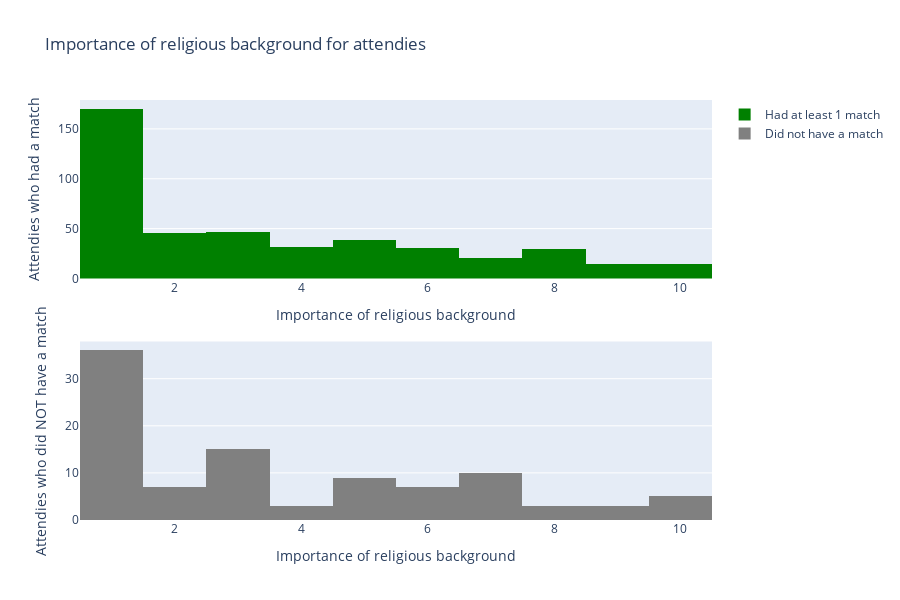

The notebook cell saved with this chart:
### Code cell
rel_fig = make_subplots(rows = 2, cols = 1)

trace0 = go.Histogram(x = rel_match['imprelig'], name = "Had at least 1 match", marker_color='green')
trace1 = go.Histogram(x = rel_no_match['imprelig'], name = "Did not have a match", marker_color='grey')

rel_fig.append_trace(trace0, 1, 1)
rel_fig.append_trace(trace1, 2, 1)

rel_fig.update_layout(
    autosize=False,
    height=600,
    title="Importance of religious background for attendies"
    )
rel_fig.update_xaxes(title_text="Importance of religious background", row=1, col=1)
rel_fig.update_xaxes(title_text="Importance of religious background", row=2, col=1)
rel_fig.update_yaxes(title_text="Attendies who had a match", row=1, col=1)
rel_fig.update_yaxes(title_text="Attendies who did NOT have a match", row=2, col=1)

rel_fig.show()

### Figure 1 — Plotly figure (JSON) as saved in the notebook; plotly's stock layout.template omitted (floating-point values rounded to 4 significant figures; data arrays with more than 128 entries replaced by an {"elided": "..."} marker saying what was removed)
{"data": [{"marker": {"color": "green"}, "name": "Had at least 1 match", "type": "histogram", "x": {"elided": "452 int values"}, "xaxis": "x", "yaxis": "y"}, {"marker": {"color": "grey"}, "name": "Did not have a match", "type": "histogram", "x": [4, 3, 10, 3, 2, 4, 1, 8, 6, 1, 6, 1, null, 3, 1, 1, 3, 7, 6, 2, 1, 1, 5, 1, 1, 6, 1, 2, 7, 4, 1, 3, 5, 1, 5, 10, 6, 3, 1, 3, 5, 3, 1, 7, 3, 1, 6, 10, 2, 10, 1, 7, 1, 7, 1, 7, 1, 1, 8, 3, 7, 1, 1, 1, 1, 1, 3, 7, 1, 10, 2, 3, 1, 1, 3, 5, 1, 1, 2, 2, 3, 1, 7, 3, 1, 1, 5, 9, 1, 5, 5, 9, 1, 9, 1, 8, 5, 7, 6], "xaxis": "x2", "yaxis": "y2"}], "layout": {"autosize": false, "height": 600, "title": {"text": "Importance of religious background for attendies"}, "xaxis": {"anchor": "y", "domain": [0, 1], "title": {"text": "Importance of religious background"}}, "xaxis2": {"anchor": "y2", "domain": [0, 1], "title": {"text": "Importance of religious background"}}, "yaxis": {"anchor": "x", "domain": [0.575, 1], "title": {"text": "Attendies who had a match"}}, "yaxis2": {"anchor": "x2", "domain": [0, 0.425], "title": {"text": "Attendies who did NOT have a match"}}}}
